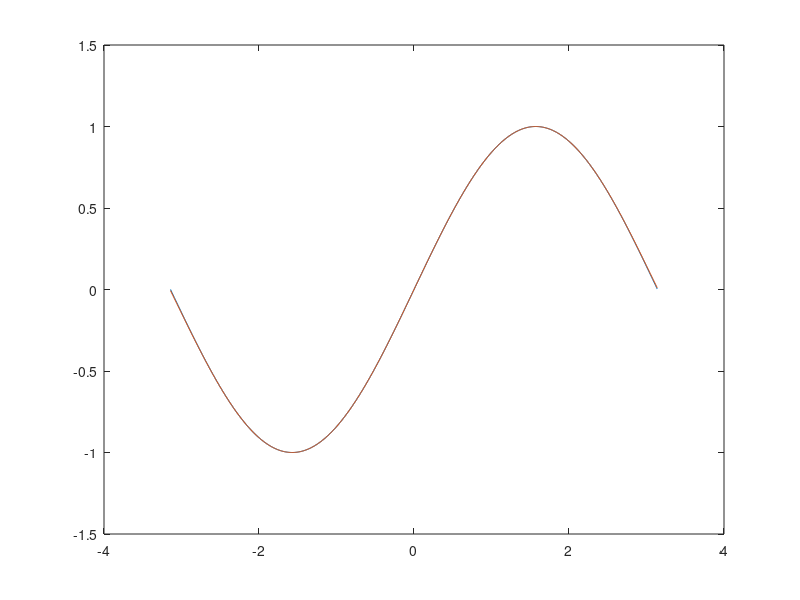
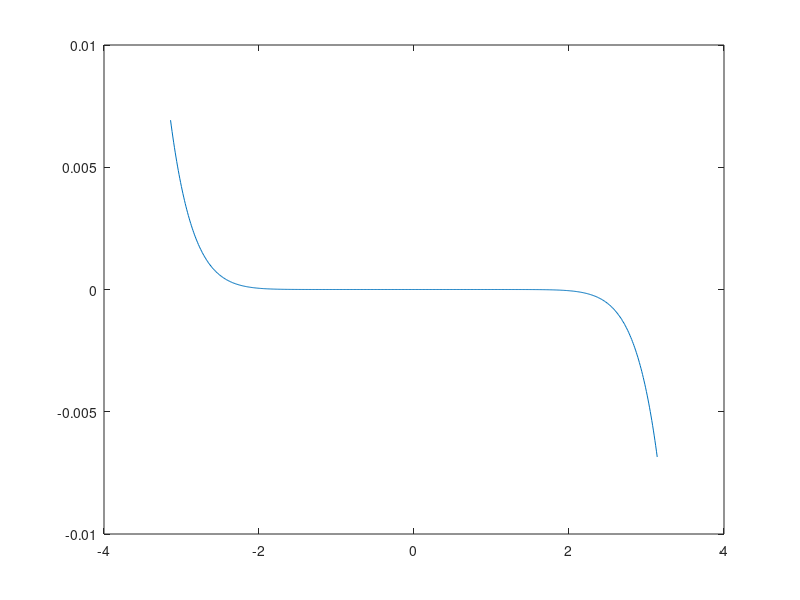

Write the MATLAB code that produced these figures, in order.
clear, close all, clc;

input = -pi:0.01:pi;

output_sine = sin(input);
output_taylor = input .* (1 + input.^2 .* (-1/(factorial(3)) + input.^2 .* (1/(factorial(5)) + input.^2 .* (-1/(factorial(7)) + input.^2 .* 1/(factorial(9))))));

figure(1)
plot(input, output_sine, input, output_taylor)

figure(2)
plot(input, output_sine-output_taylor)


% C CODE
%     #include "sleep.h"
% 
%     #define a_zero  (f32)0.1666666666666666666666666666666667
%     #define a_one   (f32)0.0083333333333333333333333333333333
%     #define a_two   (f32)0.0001984126984126984126984126984127
%     #define a_three (f32)0.0000027557319223985892510950593270458
%
%
%     initGpios();
% 
%     f32 input = -PI, output;
% 
%     xil_printf("Starting sine calculation test.\r\n");
% 
%     while(1) {
%     	if (input >= PI) {
%     		input = -PI;
%     	} else {
%     		input += PI/20;
%     	}
% 
%     	enablePrecharge();
%     	output = input*(1 + input*input * (-a_zero + input*input * (a_one + input*input * (-a_two + input*input * a_three))));
%     	disablePrecharge();
% 
%     	printf("Calculated value is: %f\r\n", output);
% 
%     	usleep(500000);
%     }